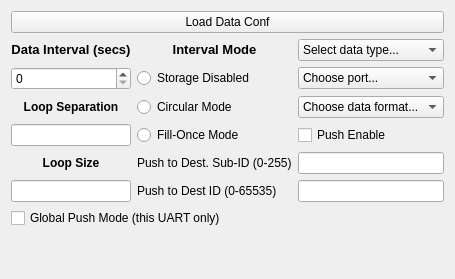
            <widget class="QWidget" name="DataConfig">
             <attribute name="title">
              <string>Other</string>
             </attribute>
             <layout class="QGridLayout" name="gridLayout">
              <item row="0" column="0">
               <widget class="QPushButton" name="loadDataConf">
                <property name="text">
                 <string>Load Data Conf</string>
                </property>
               </widget>
              </item>
              <item row="1" column="0">
               <layout class="QGridLayout" name="dataConfParams">
                <property name="sizeConstraint">
                 <enum>QLayout::SetMaximumSize</enum>
                </property>
                <item row="2" column="1">
                 <widget class="QRadioButton" name="dataConfStorageDisabled">
                  <property name="text">
                   <string>Storage Disabled</string>
                  </property>
                 </widget>
                </item>
                <item row="2" column="2">
                 <widget class="QComboBox" name="dataPortSelect">
                  <item>
                   <property name="text">
                    <string>Choose port...</string>
                   </property>
                  </item>
                  <item>
                   <property name="text">
                    <string>RS-485</string>
                   </property>
                  </item>
                  <item>
                   <property name="text">
                    <string>RS-232</string>
                   </property>
                  </item>
                  <item>
                   <property name="text">
                    <string>Expansion 1</string>
                   </property>
                  </item>
                  <item>
                   <property name="text">
                    <string>Expansion 2</string>
                   </property>
                  </item>
                 </widget>
                </item>
                <item row="6" column="1">
                 <widget class="QLabel" name="label_13">
                  <property name="text">
                   <string>Push to Dest. Sub-ID (0-255)</string>
                  </property>
                 </widget>
                </item>
                <item row="4" column="2">
                 <widget class="QCheckBox" name="dataConfPushEnable">
                  <property name="text">
                   <string>Push Enable</string>
                  </property>
                 </widget>
                </item>
                <item row="6" column="2">
                 <widget class="QLineEdit" name="dataConfDestSubID"/>
                </item>
                <item row="1" column="0">
                 <widget class="QLabel" name="label_6">
                  <property name="text">
                   <string>&lt;html&gt;&lt;head/&gt;&lt;body&gt;&lt;p align=&quot;center&quot;&gt;&lt;span style=&quot; font-size:10pt; font-weight:600;&quot;&gt;Data Interval (secs)&lt;/span&gt;&lt;/p&gt;&lt;/body&gt;&lt;/html&gt;</string>
                  </property>
                 </widget>
                </item>
                <item row="4" column="1">
                 <widget class="QRadioButton" name="dataConfFillOnceMode">
                  <property name="text">
                   <string>Fill-Once Mode</string>
                  </property>
                 </widget>
                </item>
                <item row="1" column="2">
                 <widget class="QComboBox" name="dataTypeSelect">
                  <item>
                   <property name="text">
                    <string>Select data type...</string>
                   </property>
                  </item>
                  <item>
                   <property name="text">
                    <string>Event Data</string>
                   </property>
                  </item>
                  <item>
                   <property name="text">
                    <string>Presence Data</string>
                   </property>
                  </item>
                  <item>
                   <property name="text">
                    <string>Interval Data</string>
                   </property>
                  </item>
                 </widget>
                </item>
                <item row="4" column="0">
                 <widget class="QLineEdit" name="loopSep"/>
                </item>
                <item row="3" column="0">
                 <widget class="QLabel" name="label_14">
                  <property name="text">
                   <string>&lt;html&gt;&lt;head/&gt;&lt;body&gt;&lt;p align=&quot;center&quot;&gt;&lt;span style=&quot; font-weight:600;&quot;&gt;Loop Separation&lt;/span&gt;&lt;/p&gt;&lt;/body&gt;&lt;/html&gt;</string>
                  </property>
                 </widget>
                </item>
                <item row="3" column="2">
                 <widget class="QComboBox" name="dataFormatSelect">
                  <item>
                   <property name="text">
                    <string>Choose data format...</string>
                   </property>
                  </item>
                  <item>
                   <property name="text">
                    <string>Z1</string>
                   </property>
                  </item>
                  <item>
                   <property name="text">
                    <string>SS105</string>
                   </property>
                  </item>
                  <item>
                   <property name="text">
                    <string>SS105 Multi-Drop</string>
                   </property>
                  </item>
                  <item>
                   <property name="text">
                    <string>Z4 Two Loop Speed</string>
                   </property>
                  </item>
                  <item>
                   <property name="text">
                    <string>Z4 One Loop Speed</string>
                   </property>
                  </item>
                  <item>
                   <property name="text">
                    <string>Z4 Two Loop Pulsed</string>
                   </property>
                  </item>
                  <item>
                   <property name="text">
                    <string>Z4 One Loop Pulsed</string>
                   </property>
                  </item>
                 </widget>
                </item>
                <item row="3" column="1">
                 <widget class="QRadioButton" name="dataConfCircularMode">
                  <property name="text">
                   <string>Circular Mode</string>
                  </property>
                 </widget>
                </item>
                <item row="7" column="2">
                 <widget class="QLineEdit" name="dataConfDestID"/>
                </item>
                <item row="6" column="0">
                 <widget class="QLabel" name="label_15">
                  <property name="text">
                   <string>&lt;html&gt;&lt;head/&gt;&lt;body&gt;&lt;p align=&quot;center&quot;&gt;&lt;span style=&quot; font-weight:600;&quot;&gt;Loop Size&lt;/span&gt;&lt;/p&gt;&lt;/body&gt;&lt;/html&gt;</string>
                  </property>
                 </widget>
                </item>
                <item row="2" column="0">
                 <widget class="QSpinBox" name="dataIntervalEdit"/>
                </item>
                <item row="7" column="1">
                 <widget class="QLabel" name="label_18">
                  <property name="text">
                   <string>Push to Dest ID (0-65535)</string>
                  </property>
                 </widget>
                </item>
                <item row="1" column="1">
                 <widget class="QLabel" name="label_10">
                  <property name="text">
                   <string>&lt;html&gt;&lt;head/&gt;&lt;body&gt;&lt;p align=&quot;center&quot;&gt;&lt;span style=&quot; font-size:10pt; font-weight:600;&quot;&gt;Interval Mode&lt;/span&gt;&lt;/p&gt;&lt;/body&gt;&lt;/html&gt;</string>
                  </property>
                 </widget>
                </item>
                <item row="7" column="0">
                 <widget class="QLineEdit" name="loopSize"/>
                </item>
                <item row="8" column="0" colspan="2">
                 <widget class="QCheckBox" name="uartLocalPushMode">
                  <property name="text">
                   <string>Global Push Mode (this UART only)</string>
                  </property>
                 </widget>
                </item>
               </layout>
              </item>
              <item row="2" column="0">
               <spacer name="verticalSpacer_2">
                <property name="orientation">
                 <enum>Qt::Vertical</enum>
                </property>
                <property name="sizeType">
                 <enum>QSizePolicy::Expanding</enum>
                </property>
                <property name="sizeHint" stdset="0">
                 <size>
                  <width>20</width>
                  <height>40</height>
                 </size>
                </property>
               </spacer>
              </item>
             </layout>
            </widget>
